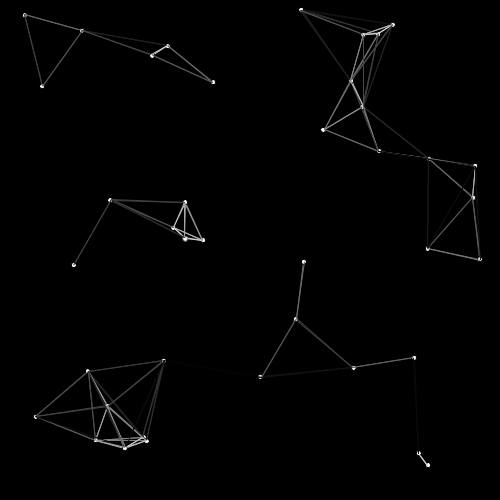
Frame 1 (no input)
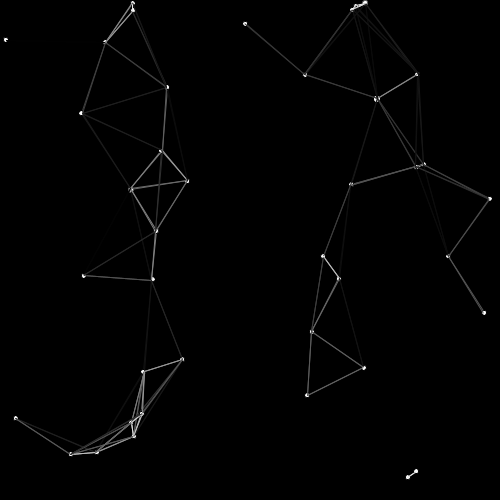
Frame 60 (the mouse pressed at the canvas centre just before this capture)
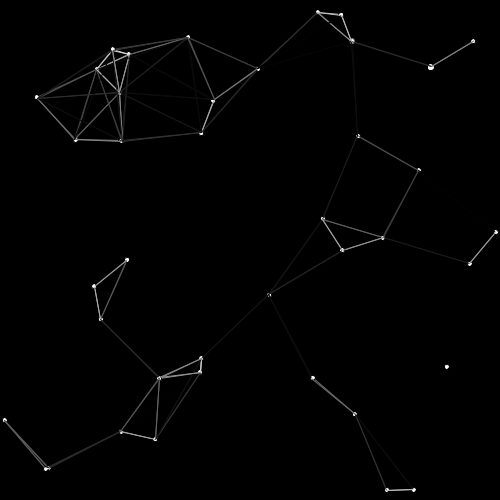
Frame 120 (the mouse held since frame 60 and released just before this capture)

The Processing sketch that drew these frames (run headless with seeded random() and noise(); from frame 60 on, the mouse is pressed at the canvas centre):

// Processing sketch: week03_5_array_size
// ── week03_5_array_size.pde
void setup()
{ 
  size(500,500);
  for(int i=0;i<N;i++)
  {
    x[i]=random(500);
    y[i]=random(500);
    dx[i] = random(-1,1);
    dy[i] = random(-1,1);
  }
}
int N=40;
//float x=250,y=250;
float x[] = new float[N];
float y[] = new float[N];
//float dx=1 ,dy=1;
float dx[] = new float[N];
float dy[] = new float[N];
void draw()
{
  background(0);
  for(int i=0;i<N;i++)
  {
      ellipse(x[i],y[i],5,5);
      x[i]+=dx[i];
      y[i]+=dy[i];
      for(int k=0;k<N;k++)
      {      
          float d = dist(x[i],y[i],x[k],y[k]);
          stroke(2.55*(100-d));        
          if(d<100)
            line(x[i],y[i],x[k],y[k]);       
      }
 
     
      
      if(x[i]<0 || x[i]>500)
      dx[i]=-dx[i];
      if(y[i]<0||y[i]>=500)
      dy[i]=-dy[i];
   
  }
}
